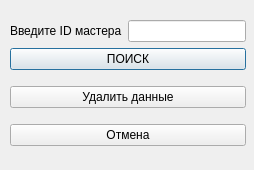
<?xml version="1.0" encoding="UTF-8"?>
<ui version="4.0">
 <class>MasterDelete</class>
 <widget class="QDialog" name="MasterDelete">
  <property name="geometry">
   <rect>
    <x>0</x>
    <y>0</y>
    <width>254</width>
    <height>170</height>
   </rect>
  </property>
  <property name="windowTitle">
   <string>Dialog</string>
  </property>
  <widget class="QWidget" name="layoutWidget">
   <property name="geometry">
    <rect>
     <x>10</x>
     <y>10</y>
     <width>236</width>
     <height>149</height>
    </rect>
   </property>
   <layout class="QVBoxLayout" name="verticalLayout_2">
    <item>
     <layout class="QVBoxLayout" name="verticalLayout">
      <item>
       <layout class="QHBoxLayout" name="horizontalLayout">
        <item>
         <widget class="QLabel" name="label_2">
          <property name="text">
           <string>Введите ID мастера</string>
          </property>
         </widget>
        </item>
        <item>
         <widget class="QLineEdit" name="lineEditID"/>
        </item>
       </layout>
      </item>
      <item>
       <widget class="QPushButton" name="pushButtonSearch">
        <property name="text">
         <string>ПОИСК</string>
        </property>
       </widget>
      </item>
     </layout>
    </item>
    <item>
     <widget class="QPushButton" name="pushButtonDELETE">
      <property name="text">
       <string>Удалить данные</string>
      </property>
     </widget>
    </item>
    <item>
     <widget class="QPushButton" name="pushButtonBack">
      <property name="text">
       <string>Отмена</string>
      </property>
     </widget>
    </item>
   </layout>
  </widget>
 </widget>
 <resources/>
 <connections/>
</ui>
